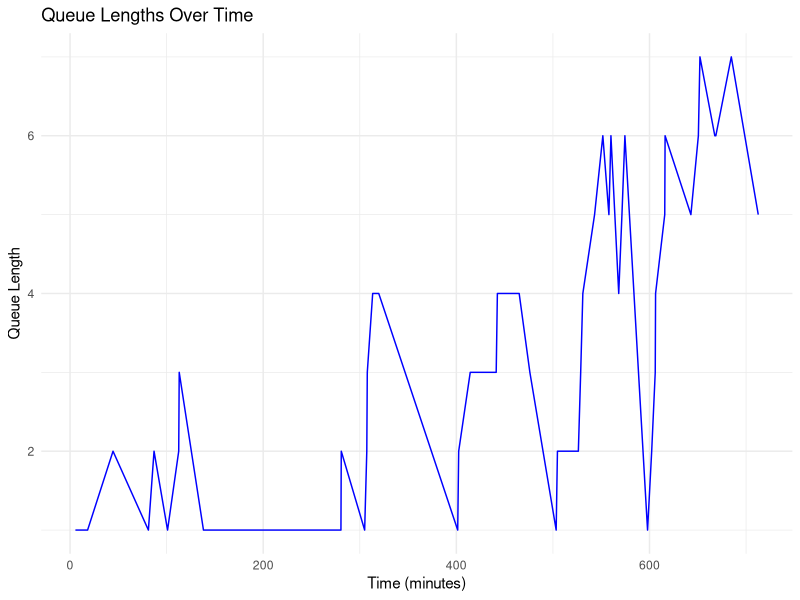
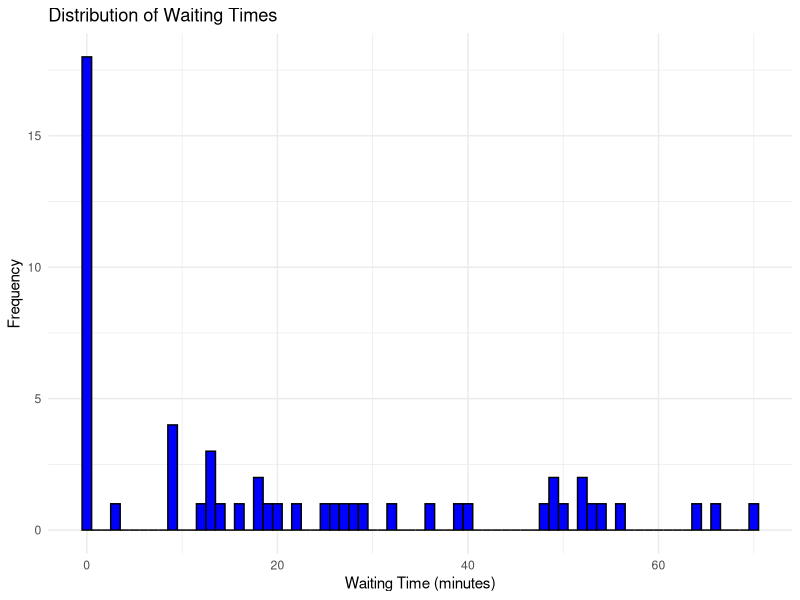

Source code (R) for these figures, in order:
## ---- chunk 1
generate_arrival_times <- function(lambda_A, hours) {
  total_time <- hours * 60
  arrivals <- numeric(0)
  current_time <- 0
  while (current_time <= total_time) {
    current_time <- current_time + rexp(1, rate = lambda_A / 60)
    if (current_time <= total_time) {
      arrivals <- c(arrivals, current_time)
    }
  }
  arrivals
}

generate_service_times <- function(num_customers, lambda_S) {
  rexp(num_customers, rate = lambda_S / 60)
}

simulate_queue <- function(arrivals, service_times) {
  num_customers <- length(arrivals)
  if (num_customers == 0) {
    stop("No customers arrived during the simulation period.")
  }
  
  departure_times <- numeric(num_customers)
  waiting_times <- numeric(num_customers)
  queue_lengths <- numeric(num_customers)
  down_time <- 0
  
  for (i in 1:num_customers) {
    if (i == 1 || arrivals[i] >= departure_times[i - 1]) {

      waiting_times[i] <- 0
      departure_times[i] <- arrivals[i] + service_times[i]
      

      if (i > 1 && departure_times[i - 1] < arrivals[i]) {
        down_time <- down_time + (arrivals[i] - departure_times[i - 1])
      }
    } else {

      waiting_times[i] <- departure_times[i - 1] - arrivals[i]
      departure_times[i] <- departure_times[i - 1] + service_times[i]
    }
    

    queue_lengths[i] <- sum(arrivals <= arrivals[i] & departure_times > arrivals[i])
  }
  
  list(
    waiting_times = waiting_times,
    queue_lengths = queue_lengths,
    down_time = down_time
  )
}
## ---- chunk 2

compute_summary_metrics <- function(simulation_results) {
  list(
    waiting_time = list(
      mean = mean(simulation_results$waiting_times),
      median = median(simulation_results$waiting_times),
      variance = var(simulation_results$waiting_times),
      percentiles = quantile(simulation_results$waiting_times, probs = c(0.25, 0.5, 0.75))
    ),
    queue_length = list(
      mean = mean(simulation_results$queue_lengths),
      max = max(simulation_results$queue_lengths)
    ),
    downtime = list(
      total_minutes = simulation_results$down_time,
      percentage = (simulation_results$down_time / (12 * 60)) * 100
    )
  )
}


compute_hourly_metrics <- function(arrivals, waiting_times, queue_lengths, hours) {
  hourly_metrics <- data.frame(
    hour = 1:hours,
    avg_waiting_time = tapply(waiting_times, ceiling(arrivals / 60), mean, na.rm = TRUE),
    avg_queue_length = tapply(queue_lengths, ceiling(arrivals / 60), mean, na.rm = TRUE)
  )
  hourly_metrics
}
## ---- chunk 3
library(ggplot2)


plot_queue_lengths <- function(arrivals, queue_lengths) {
  time_series <- data.frame(
    time = arrivals,
    queue_length = queue_lengths
  )
  ggplot(time_series, aes(x = time, y = queue_length)) +
    geom_line(color = "blue") +
    labs(title = "Queue Lengths Over Time", x = "Time (minutes)", y = "Queue Length") +
    theme_minimal()
}


plot_waiting_time_distribution <- function(waiting_times) {
  ggplot(data.frame(waiting_time = waiting_times), aes(x = waiting_time)) +
    geom_histogram(binwidth = 1, fill = "blue", color = "black") +
    labs(title = "Distribution of Waiting Times", x = "Waiting Time (minutes)", y = "Frequency") +
    theme_minimal()
}


plot_downtime <- function(down_time, hours) {
  barplot(
    down_time,
    main = "Downtime During Operating Hours",
    xlab = "Hour",
    ylab = "Downtime (minutes)",
    col = "red"
  )
}
## ---- chunk 4
lambda_A <- 5  # Customer arrival rate (per hour)
lambda_S <- 6  # Service rate (per hour)
hours <- 12    # Operating hours (10am - 10pm)


arrivals <- generate_arrival_times(lambda_A, hours)
service_times <- generate_service_times(length(arrivals), lambda_S)

simulation_results <- simulate_queue(arrivals, service_times)

summary_metrics <- compute_summary_metrics(simulation_results)
hourly_metrics <- compute_hourly_metrics(arrivals, simulation_results$waiting_times, simulation_results$queue_lengths, hours)
summary_metrics
hourly_metrics

# Visualize results
plot_queue_lengths(arrivals, simulation_results$queue_lengths)
plot_waiting_time_distribution(simulation_results$waiting_times)
